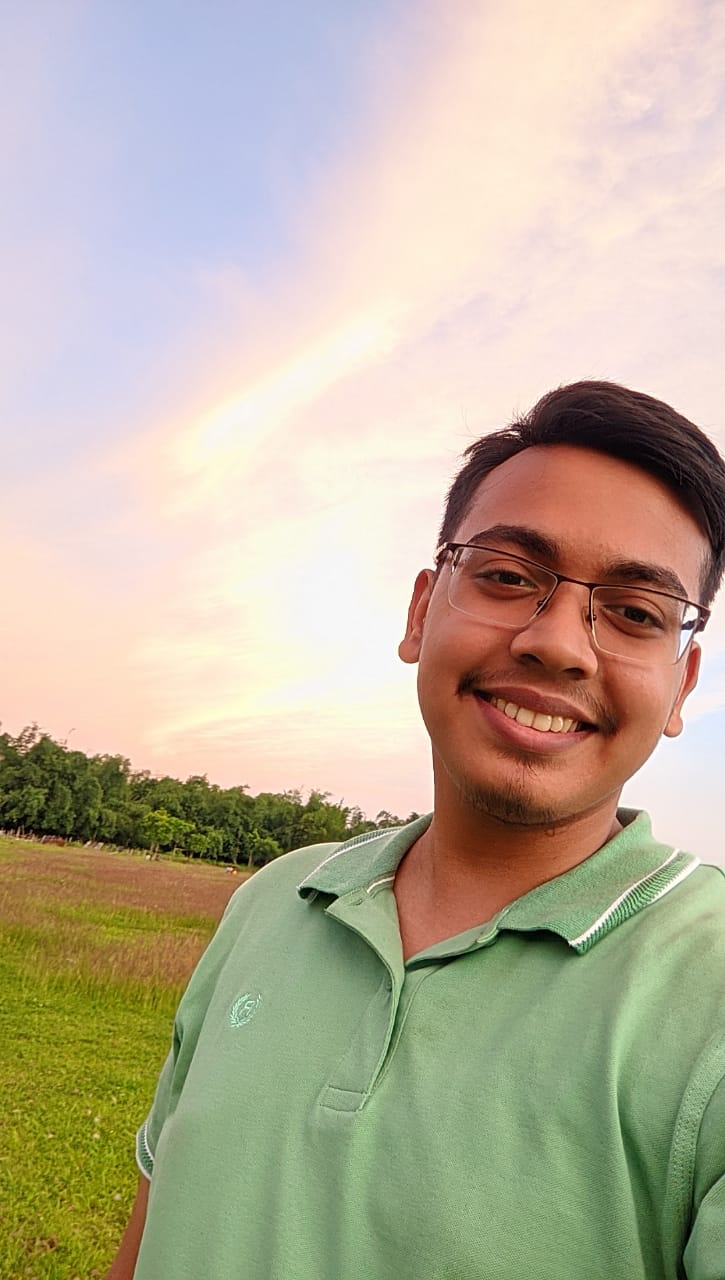
#> input picture assets/test.jpg, 725 x 1280 px, found by its file name
$ python tutorial1.py
#> lines starting #> are read from the running program, lines starting #| are printed output that depends on the picture
import cv2

# Load the image in color mode
img = cv2.imread('assets/test.jpg', cv2.IMREAD_COLOR)
#> img is the input picture: shape (1280, 725, 3); mean B, G, R 155.3, 176.6, 186.2

# Resize the image to half of its original size and rotate it 90 degrees clockwise
img = cv2.resize(img, (0, 0), fx=0.5, fy=0.5)
#> img: shape (640, 362, 3)
img = cv2.rotate(img, cv2.ROTATE_90_CLOCKWISE)
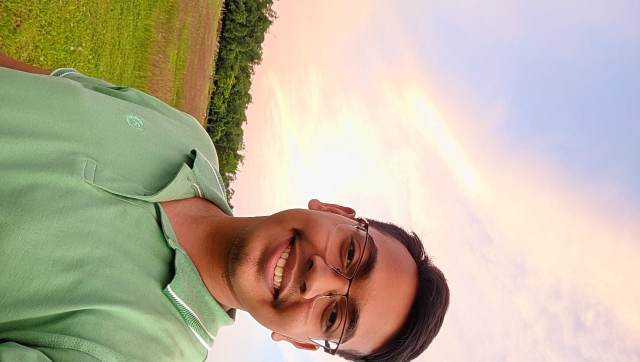
#> img: shape (362, 640, 3); mean B, G, R 155.3, 176.6, 186.3

cv2.imshow('Test', img)
cv2.waitKey(0)
cv2.destroyAllWindows()
